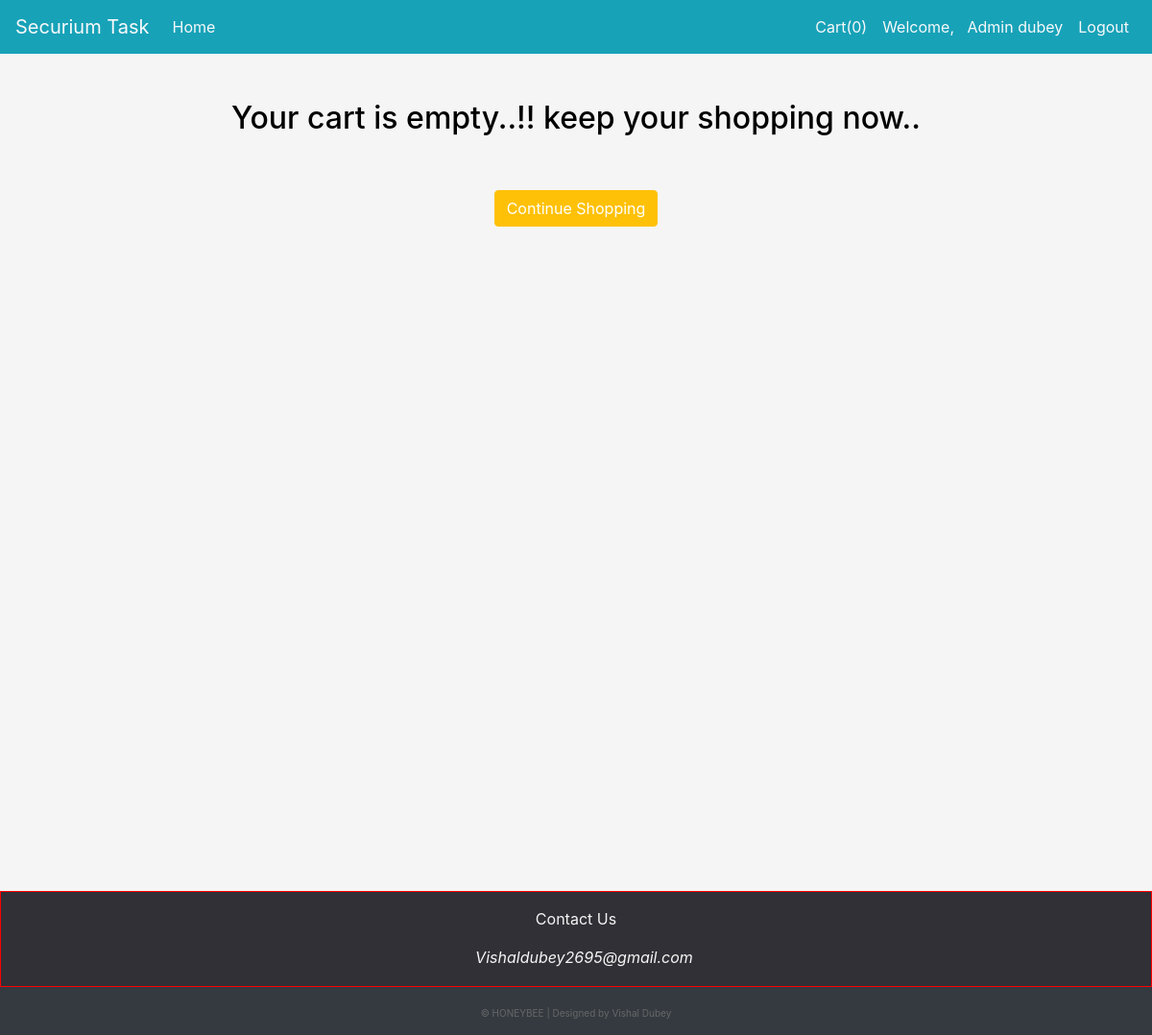
The app's page /cart/ (signed in), older data.
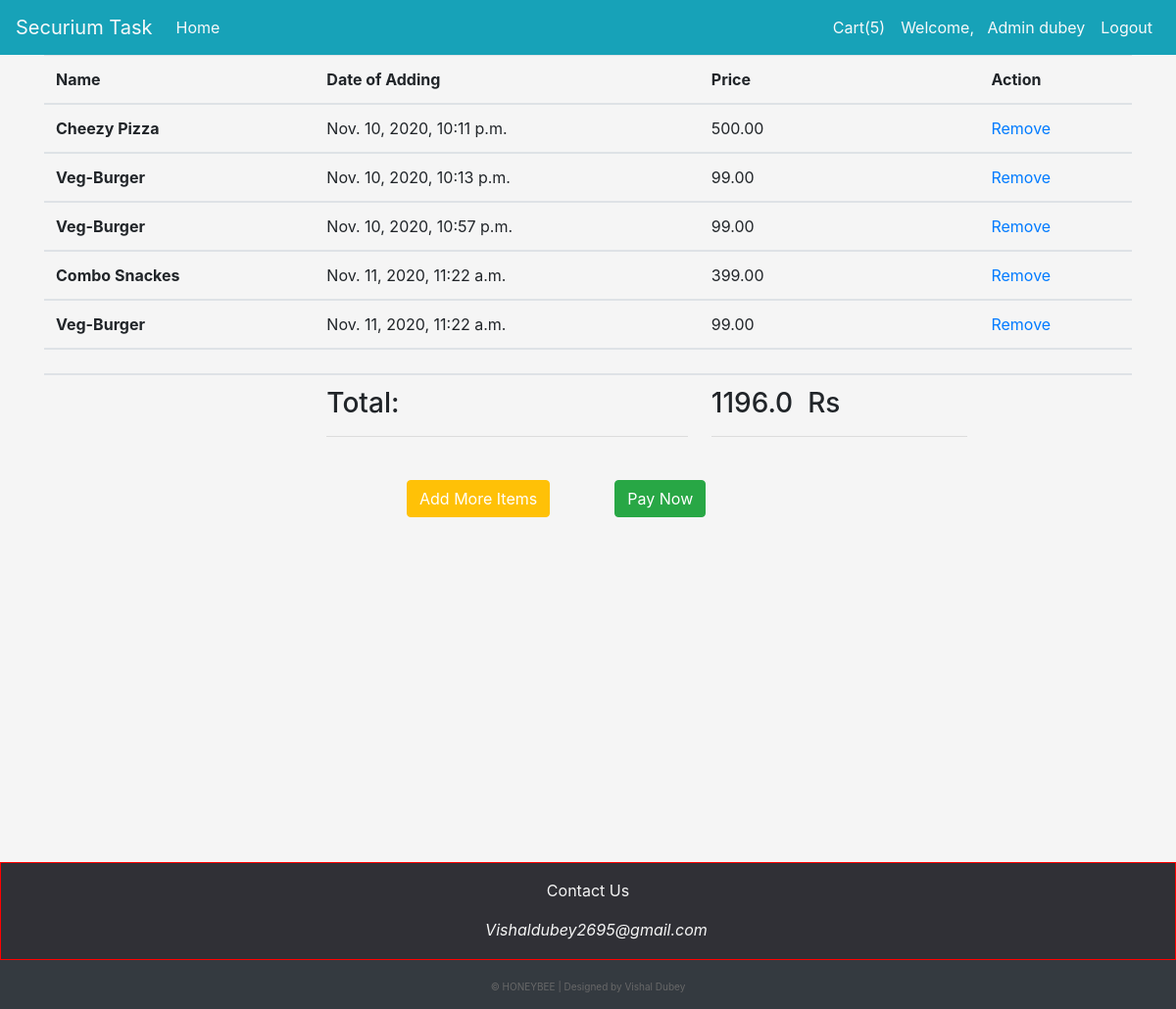
The same page, newer data.
### app/models.py (models this page shows)
class Cartitem(models.Model):
    items = models.ForeignKey(Products, on_delete=models.CASCADE)
    cuser = models.ForeignKey(User, on_delete=models.CASCADE)
    ctym = models.DateTimeField(auto_now_add=True, auto_now=False)

class Products(models.Model):
    title = models.CharField(max_length=50)
    desc = models.TextField(max_length=100)
    price = models.DecimalField(decimal_places=2, max_digits=100)
    pics = models.ImageField(null=True, blank=True, upload_to='pics')
    tym = models.DateTimeField(auto_now_add=True, auto_now=False)
    utym = models.DateTimeField(auto_now_add=False, auto_now=True)
    offer = models.BooleanField(default=False)

### app/views.py (the view)
# urls.py: path('cart/', views.showcart, name='cart'),
@login_required(login_url=('/'))
def showcart(request):
    items = Cartitem.objects.filter(cuser=request.user)
    ff = len(items)
    request.session['key'] =  ff
    print(ff)
    total = 0.00
    for item in items:
        total += float(item.items.price)
        print(total)
    print(total)
    return render(request, 'app/cart.html', {'items':items, 'total':total})

### app/templates/app/cart.html
{% extends 'app/base.html' %}
{% block content %}
{% if items or ittem %}
<div class="container">
<div class="row">
    <div class="col-sm-12">
<table class="table table-hover">
        <thead>
          <tr>
            <th scope="col">Name</th>
            <th scope="col">Date of Adding</th>
            <th scope="col">Price</th>
            {% if items %}
            <th scope="col">Action</th>
            {% endif %}
          </tr>
        </thead>
        {% for item in items %}
        <tbody>
          <tr>
            <th scope="row">{{item.items.title}}</th>
            <td>{{item.ctym}}</td>
            <td>{{item.items.price}}</td>
            <td><a href="{% url 'remove' item.id %}">Remove</a></td>
          </tr>
          </tbody>
          {% endfor %}
          <tbody>
            <tr>
              <th scope="row">{{ittem.title}}</th>
              <td></td>
              <td>{{ittem.price}}</td>
              <td></td>
            </tr>
            </tbody>
          <tr>
            <th scope="row"></th>
            <td><h3>Total:</h3><hr></td>
            <td><h3>{{total}}&nbsp; Rs </h3><hr></td>
            <td><a href=""></a></td>
          </tr>
      </table>
      <div class="offset-4">
        {% if items %}
        <button class="btn btn-warning">
        <a href="{% url 'home' %}" style="text-decoration: none; color: white">Add More Items</a></button>
        {% endif %}
        <button class="btn btn-success offset-1"><a href="{% url 'end' %}" style="text-decoration: none; color: white">Pay Now</a></button>
      </div>
      </div>
</div>
    {% else %}
      <div class="text-center mt-5"><h2 style="font-size: xx-large;">Your cart is empty..!! keep your shopping now..</h2>
        <button class="mt-5 btn btn-warning"><a href="{% url 'home' %}" style="text-decoration: none; color: white;">Continue Shopping</a></button></div>
    {% endif %}
</div>
{% endblock content %}

### app/templates/app/bar.html (shortened to what this page needs)
{% load static %}
<nav class="navbar navbar-expand-lg navbar-light bg-info">
  <a class="navbar-brand text-light" href="{% url 'home' %}">Securium Task</a>
  <div class="collapse navbar-collapse" id="navbarNavDropdown">
    <ul class="navbar-nav">
      {% if request.user.is_authenticated %}
      <li class="nav-item active">
        <a class="nav-link text-light" href="{% url 'home' %}">Home <span class="sr-only">(current)</span></a>
      </li>
      {% endif %}
    </ul>
    <ul class="navbar-nav ml-auto">
      <li class="nav-items">
        <a href="{% url 'cart' %}" class="nav-link text-light">Cart({{request.session.key}})</a>
      </li>
      {% if request.user.is_authenticated %}
      <li class="nav-items">
        <a href="" class="nav-link text-light">Welcome, &nbsp; {{request.user.get_full_name|capfirst}}</a>
      </li>
      <li class="nav-items">
        <a href="{% url 'logout' %}" class="nav-link text-light">Logout</a>
      </li>
      {% endif %}
    </ul>
  </div>
</nav>

Row changes from the older to the newer data that the page shows:
added Cartitem: items "Cheezy Pizza", ctym "Nov. 10, 2020, 10:11 p.m.", items.price "500.00"
added Cartitem: items "Veg-Burger", ctym "Nov. 10, 2020, 10:13 p.m.", items.price "99.00"
added Cartitem: items "Veg-Burger", ctym "Nov. 10, 2020, 10:57 p.m.", items.price "99.00"
added Cartitem: items "Combo Snackes", ctym "Nov. 11, 2020, 11:22 a.m.", items.price "399.00"
added Cartitem: items "Veg-Burger", ctym "Nov. 11, 2020, 11:22 a.m.", items.price "99.00"
Text that changed along with them:
{{ request.session.key }}: "0" → "5"
{{ total }}: (not shown) → "1196.0"
text no longer shown: "Your cart is empty..!! keep your shopping now.. Continue Shopping"
text now shown: "Name Date of Adding Price Action Total: Rs Add More Items Pay Now"
